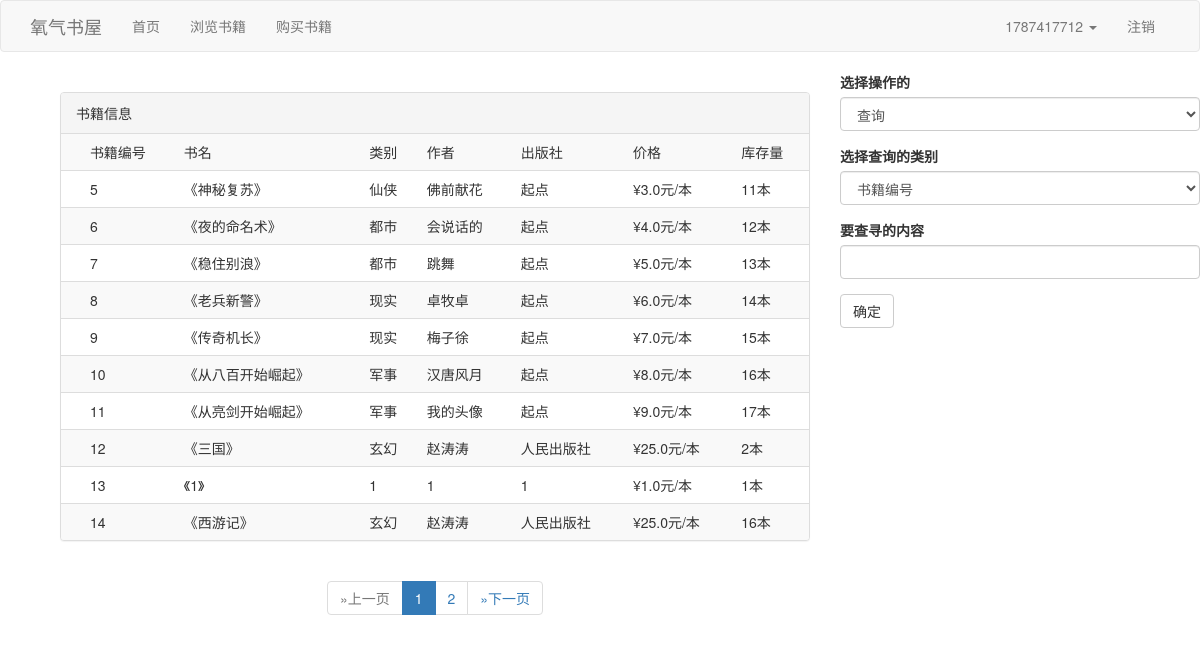
The app's page /admin/select_book/1 (signed in), older data.
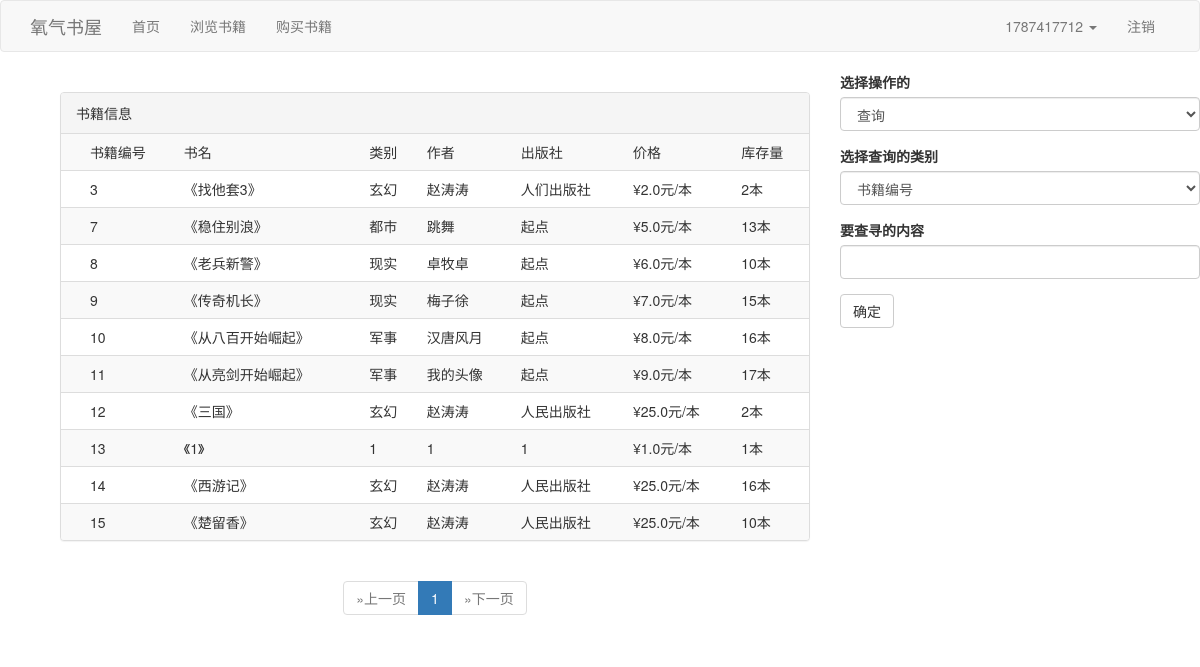
The same page, newer data.
### app/models.py (models this page shows, shortened)
class User(db.Model, UserMixin):
    __tablename__ = 'users'
    id = db.Column(db.Integer, primary_key=True)
    username = db.Column(db.String(64), unique=True, nullable=False)
    password = db.Column(db.String(64), nullable=False)
    email = db.Column(db.String(64), nullable=False, unique=True)

class Book(db.Model, UserMixin):
    __tablename__ = 'books'
    id = db.Column(db.Integer, primary_key=True)
    name = db.Column(db.String(64), nullable=False)
    category = db.Column(db.String(64), nullable=False)
    author = db.Column(db.String(64), nullable=False)
    provenance = db.Column(db.String(64), nullable=False)
    price = db.Column(db.Float,nullable=False)
    count = db.Column(db.Integer, nullable=False)

### app/routes.py (the view, shortened to what this page needs)
@app.route('/admin/select_book/<int:page>', methods=['GET', 'POST'])
@login_required
def select_book(page):
    if not page or page < 1:
        page = 1
    form = SelectBookForm()
    alter_form = AddBookForm()
    remove_form = DelBookForm()
    table_paginate = Book.query.order_by(Book.id).paginate(page, per_page=10, error_out=True)
    return render_template('select_book.html', form=form, table_page=table_paginate)

### app/forms.py
class SelectBookForm(FlaskForm):
    operatin_select = SelectField(
        label='选择操作的',
        validators=[DataRequired('请选择标签')],
        render_kw={
            'class': 'form-control'
        },
        choices=[(1, '查询'), (2, '修改'), (3, '删除')],
        default=1,
        coerce=int
    )
    select = SelectField(
        label='选择查询的类别',
        validators=[DataRequired('请选择标签')],
        render_kw={
            'class': 'form-control'
        },
        choices=[(1, '书籍编号'), (2, '书名'), (3, '类别'), (4, '作者'), (5, '出版社')],
        default=1,
        coerce=int
    )
    text = TextField('要查寻的内容', validators=[DataRequired()])
    submit = SubmitField('确定')

class AddBookForm(FlaskForm):
    id = StringField("书籍编号", validators=[DataRequired()])
    name = StringField("书名", validators=[DataRequired()])
    category = StringField("类别", validators=[DataRequired()])
    author = StringField("作者", validators=[DataRequired()])
    provenance = StringField("出版社", validators=[DataRequired()])
    price = StringField("价格", validators=[DataRequired()])
    num = StringField("数量", validators=[DataRequired()])
    bool = BooleanField("已确认")
    submit = SubmitField('确定')

### app/models.py (called while the page is built)
@login.user_loader
def load_user(id):
    return User.query.filter_by(id=id).first()

### app/templates/select_book.html (shortened to what this page needs)
{% extends "base.html" %}
{% block page_content %}
    <div class="container">
        <div class="row">
            <div class="col-md-8">
                <br>
                <div class="panel panel-default">
                    <div class="panel-heading">书籍信息</div>
                    <table class="table table-striped">
                        <th>
                        <td>书籍编号</td>
                        <td>书名</td>
                        <td>类别</td>
                        <td>作者</td>
                        <td>出版社</td>
                        <td>价格</td>
                        <td>库存量</td>
                        </th>
                        <tr>
                            {% for i in table_page.items %}
                                <td></td>
                                <td>{{ i.id }}</td>
                                <td>《{{ i.name }}》</td>
                                <td>{{ i.category }}</td>
                                <td>{{ i.author }}</td>
                                <td>{{ i.provenance }}</td>
                                <td>¥{{ i.price }}元/本</td>
                                <td>{{ i. count }}本</td>
                                </tr>
                            {% endfor %}
                    </table>
                </div>
                <nav aria-label="Page navigation">
                    <div style="text-align: center;">
                        <ul class="pagination">
                            <li class="{% if not table_page.has_prev %}disabled{% endif %}">
                                <a {% if table_page.has_prev %}href="{{ url_for('select_book',page=table_page.prev_num) }}"{% endif %}
                                   aria-label="Next">
                                    <span aria-hidden="true">&raquo;上一页</span>
                                </a>
                            </li>
                            {% for i in table_page.iter_pages(left_edge=2,left_current=2,right_current=2,right_edge=2) %}
                                {% if i %}
                                    <li class="{% if i == table_page.page %}active{% endif %}"><a
                                            href="{{ url_for('select_book',page=i) }}">{{ i }}</a>
                                    </li>
                                {% else %}
                                    <li class="disabled"><a href="#">...</a></li>
                                {% endif %}
                            {% endfor %}
                            <li class="{% if not table_page.has_next %}disabled{% endif %}">
                                <a {% if table_page.has_next %}href="{{ url_for('select_book',page=table_page.next_num) }}"{% endif %}aria-label="Next">
                                    <span aria-hidden="true">&raquo;下一页</span>
                                </a>
                            </li>
                        </ul>
                    </div>
                </nav>
            </div>
            <div class="col-md-4">
                {% import "bootstrap/wtf.html" as wtf %}
                {% if form %}
                    <form method="post">
                        {{ wtf.quick_form(form) }}
                    </form>
                {% endif %}
                <br>
                <br>
            </div>
        </div>
    </div>
{% endblock %}

### app/templates/base.html (shortened to what this page needs)
{% extends "bootstrap/base.html" %}
{% block navbar %}
    {% include "navbar.html" %}
{% endblock %}
{% block content %}
    <div class="container">
    <div class="container">
        {% block page_content %}
        {% endblock %}
    </div>
{% endblock %}

### app/templates/navbar.html (shortened to what this page needs)
<nav class="navbar navbar-default">
    <div class="container">
        <div class="navbar-header">
            <a class="navbar-brand" href="{{ url_for('home') }}"> 氧气书屋 </a>
        </div>
        <div class="collapse navbar-collapse" id="bs-example-navbar-collapse-1">
            <ul class="nav navbar-nav">
                <li class="{% if request.endpoint == 'home' %}active{% endif %}"><a href="{{ url_for("home") }}">首页</a>
                </li>
                <li class="{% if request.endpoint == 'bookinfo' %}active{% endif %}"><a
                        href="{{ url_for("bookinfo",page=1) }}">浏览书籍</a></li>
                <li class="{% if request.endpoint == 'buybook' %}active{% endif %}"><a href="{{ url_for("buybook") }}">购买书籍</a>
                </li>
            </ul>
            <ul class="nav navbar-nav navbar-right">
                {% if not current_user.is_authenticated %}
                    <li class="{% if request.endpoint == 'login' %}active{% endif %}"><a
                            href="{{ url_for("login") }}">登录</a></li>
                    <li class="{% if request.endpoint == 'register' %}active{% endif %}"><a
                            href="{{ url_for("register") }}">注册</a></li>
                {% else %}
                    <li class="dropdown">
                        <a href="#" class="dropdown-toggle" data-toggle="dropdown" role="button" aria-haspopup="true"
                           aria-expanded="false">{{ current_user.username }} <span class="caret"></span></a>
                    <li class="{% if request.endpoint == 'logout' %}active{% endif %}"><a
                            href="{{ url_for("logout") }}">注销 <span class="sr-only">(current)</span></a></li>
                    </li>
                {% endif %}
            </ul>
        </div>
    </div>
</nav>

Row changes from the older to the newer data that the page shows:
removed Book: id "5", name "神秘复苏", category "仙侠", author "佛前献花", provenance "起点", price "3.0", count "11"
removed Book: id "6", name "夜的命名术", category "都市", author "会说话的", provenance "起点", price "4.0", count "12"
added Book: id "3", name "找他套3", category "玄幻", author "赵涛涛", provenance "人们出版社", price "2.0", count "2"
changed Book "老兵新警": count "14" → "10"
now on this page (row unchanged): Book: id "15", name "楚留香", category "玄幻", author "赵涛涛", provenance "人民出版社", price "25.0", count "10"
Text that changed along with them:
list line gone: "2"
